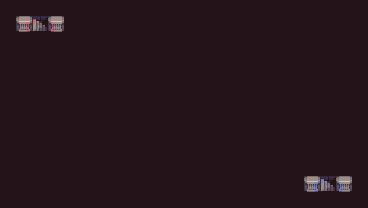

The image is a tile-based game level rendered from a .tmx file. Its description and complete source (layers, tilesets, objects, tile grids) follow:
An orthogonal 23x13 tile map with 16x16 px tiles, 1 tile layer (Tile Layer 1) and 2 objects (player_spawn, level_exit).

<map version="1.10" tiledversion="1.10.2" orientation="orthogonal" renderorder="right-down" width="23" height="13" tilewidth="16" tileheight="16" infinite="0" nextlayerid="3" nextobjectid="3">
 <tileset firstgid="1" source="Dungeon_Tileset_v2.tsx" />
 <layer id="1" name="Tile Layer 1" width="23" height="13">
  <data encoding="csv">
67,67,67,67,67,67,67,67,67,67,67,67,67,67,67,67,67,67,67,67,67,67,67,
67,77,85,78,67,67,80,67,80,80,80,80,67,67,80,67,67,67,80,80,80,80,67,
67,67,80,67,67,67,80,67,67,67,67,80,67,67,80,67,67,67,80,67,67,67,67,
67,67,80,80,80,80,80,80,80,67,67,80,67,67,80,67,80,80,80,67,67,67,67,
67,80,80,67,80,67,67,67,67,67,67,80,80,67,80,67,67,67,80,67,67,67,67,
67,67,67,67,80,67,67,67,67,67,67,80,67,67,80,67,67,67,80,80,80,67,67,
67,67,67,67,80,80,80,80,80,80,80,80,80,80,80,80,67,67,80,67,67,67,67,
67,67,67,67,80,67,67,80,67,67,80,67,67,67,67,80,80,80,80,80,80,80,67,
67,80,80,80,80,67,67,80,67,67,80,67,67,67,67,80,67,67,67,67,80,67,67,
67,67,80,67,80,67,67,67,67,67,80,80,80,80,67,80,67,80,80,80,80,67,67,
67,67,80,67,67,80,80,80,80,80,80,67,67,67,67,80,67,67,67,67,80,67,67,
67,67,80,67,67,67,67,67,67,67,80,67,67,80,80,80,67,67,67,75,86,76,67,
67,67,67,67,67,67,67,67,67,67,67,67,67,67,67,67,67,67,67,67,67,67,67
</data>
 </layer>
 <objectgroup id="2" name="Object Layer 1">
  <object id="1" name="player_spawn" x="39.8874" y="24.1626">
   <point />
  </object>
  <object id="2" name="level_exit" x="327.537" y="183.329">
   <point />
  </object>
 </objectgroup>
</map>
